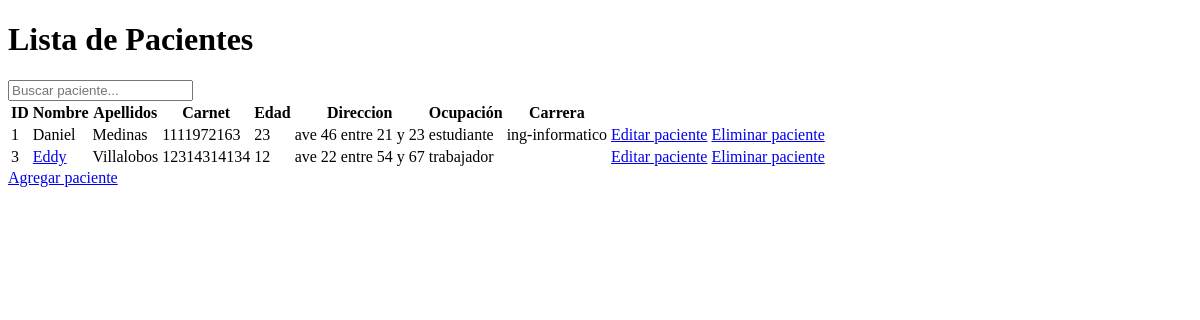
/pacientes/, run on an earlier commit of the app's database.
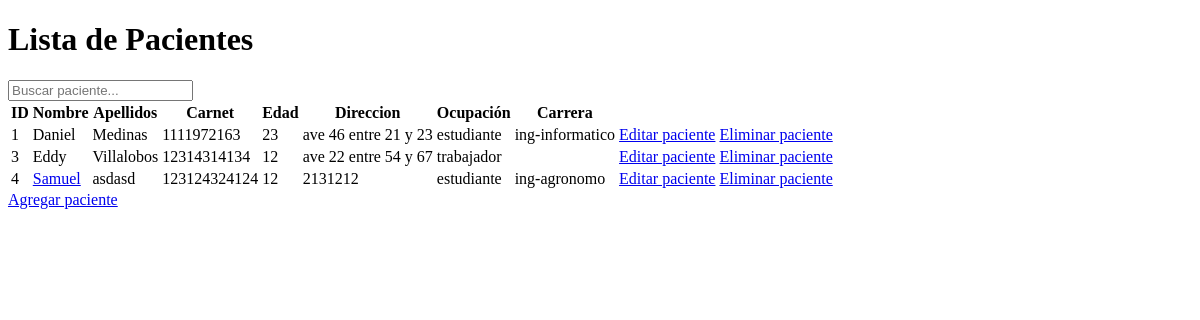
And on a later commit of the database.
### Control/models.py (models this page shows, shortened)
class Paciente(models.Model):
    id_paciente = models.IntegerField(primary_key=True)
    nombre = models.CharField(max_length=255)
    apellidos = models.CharField(max_length=255)
    carnet_id = models.IntegerField()
    edad = models.IntegerField()
    direccion = models.CharField(max_length=255)
    OCUPACIONES_CHOICES = (
        ('estudiante', 'Estudiante'),
        ('trabajador', 'Trabajador'),
    )
    ocupacion = models.CharField(max_length=255, choices=OCUPACIONES_CHOICES)
    CARRERAS_CHOICES = (
        ('ing-informatico', 'Ing. Informático'),
        ('ing-mecanico', 'Ing. Mecánico'),
        ('ing-industrial', 'Ing. Industrial'),
        ('ing-quimico', 'Ing. Químico'),
        ('ing-agronomo', 'Ing. Agrónomo'),
        ('lic-contabilidad', 'Lic. Contabilidad'),
        ('lic-economia', 'Lic. Economía'),
        ('lic-derecho', 'Lic. Derecho'),
        ('lic-cultura-fisica', 'Lic. Cultura Física'),
        ('lic-estudios-socioculturales', 'Lic. Estudios Socioculturales'),
    )
    carrera = models.CharField(max_length=255, choices=CARRERAS_CHOICES, null=True, blank=True)

### Control/views.py (the view)
# urls.py: path('pacientes/', views.lista_pacientes, name='lista_pacientes'),
def lista_pacientes(request):
    pacientes = Paciente.objects.all()
    return render(request, 'lista_pacientes.html', {'pacientes': pacientes})

### Control/templates/lista_pacientes.html (shortened to what this page needs)
<!DOCTYPE html>
<html>
	<head>
	</head>
	<body>
		<h1>Lista de Pacientes</h1>
		<input
			type="text"
			id="searchInput"
			onkeyup="search()"
			placeholder="Buscar paciente..." />
		<table id="patientTable">
			<thead>
				<tr>
					<th>ID</th>
					<th>Nombre</th>
					<th>Apellidos</th>
					<th>Carnet</th>
					<th>Edad</th>
					<th>Direccion</th>
					<th>Ocupación</th>
					<th>Carrera</th>
				</tr>
			</thead>
			<tbody>
				{% for paciente in pacientes %}
				<tr>
					<td>{{ paciente.id_paciente }}</td>
					<td>
						{% if not paciente.historiaclinica %}
						<a
							href="{% url 'crear_historia_clinica'%}?paciente_id={{ paciente.id_paciente }}"
							>{{ paciente.nombre }}</a
						>
						{% else %} {{ paciente.nombre }} {% endif %}
					</td>
					<td>{{ paciente.apellidos }}</td>
					<td>{{ paciente.carnet_id }}</td>
					<td>{{ paciente.edad }}</td>
					<td>{{ paciente.direccion }}</td>
					<td>{{ paciente.ocupacion }}</td>
					<td>{{ paciente.carrera }}</td>
					<td>
						<a
							href="{% url 'editar_paciente' paciente_id=paciente.id_paciente %}"
							class="btn-secondary"
							>Editar paciente</a
						>
					</td>
					<td>
						<a
							href="{% url 'eliminar_paciente' paciente_id=paciente.id_paciente %}"
							class="btn-danger"
							>Eliminar paciente</a
						>
					</td>
				</tr>
				{% endfor %}
			</tbody>
		</table>
		<a href="{% url 'agregar_paciente' %}" class="btn-primary"
			>Agregar paciente</a
		>
	</body>
</html>

What changed in the data, as far as the page shows it:
added Paciente: id_paciente "4", nombre "Samuel", apellidos "asdasd", carnet_id "123124324124", edad "12", direccion "2131212", ocupacion "estudiante", carrera "ing-agronomo"
